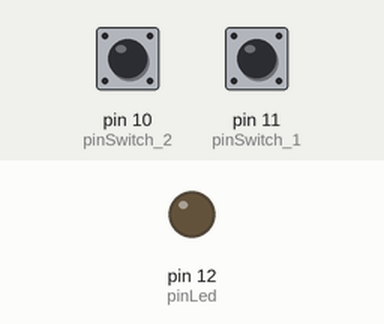
A sketch run on a simulated Arduino Uno, built with avr-gcc and run on an emulated ATmega328P. Shown: output pins drawn as LEDs (lit = HIGH). Dashed ring = blinking. The inputs (shaded band) are chosen by the test bench; at power-on: pin 10 (pinSwitch_2) LOW, pin 11 (pinSwitch_1) LOW.

Above: at 1.2 s.
1.3 s: pin 10 (pinSwitch_2) pulled HIGH for 1 s
At 3.2 s:
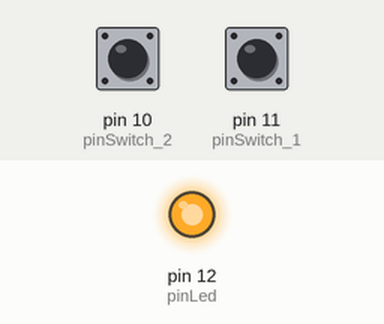
3.8 s: pin 11 (pinSwitch_1) pulled HIGH for 3.2 s
At 4.3 s:
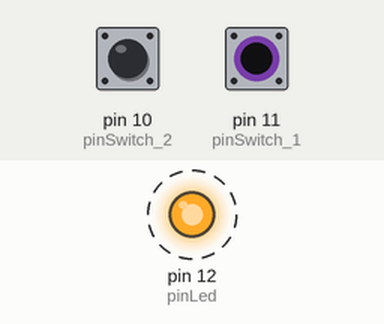
8.5 s: pin 11 (pinSwitch_1) pulled HIGH for 0.15 s
At 9.3 s:
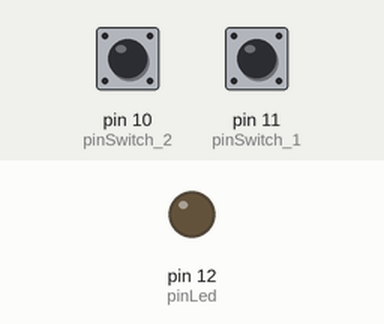
10.2 s: pin 11 (pinSwitch_1) pulled HIGH for 1 s
At 12.4 s:
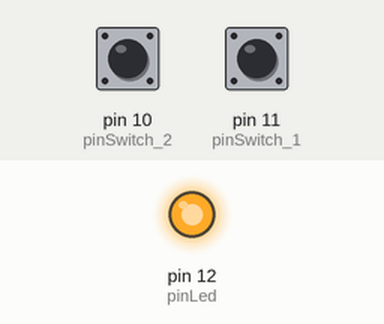
Timing chart, 0 to 13.7 s (numbered marks = the images above; inputs shaded):
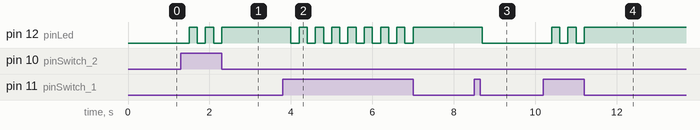

The sketch:

Due_interrutori.ino
```cpp
int pinLed = 12;      //pin per il led
int pinSwitch_1 = 11;  //pin per l'interruttore
int pinSwitch_2 = 10;  //pin per l'interruttore

bool lettura_1;        //creo un contenuotre dove mettere la lettura del pulsante
bool lettura_2;        //creo un contenuotre dove mettere la lettura del pulsante
bool stato = LOW;     //imposto uno stato a basso;

void setup() {
  pinMode(pinLed, OUTPUT);  //settiamo il pin del led a ingresso
  pinMode(pinSwitch_1, INPUT); //settiamo il pin dell'interruttore a uscita
  pinMode(pinSwitch_2, INPUT); //settiamo il pin dell'interruttore a uscita
}

void loop() {
  lettura_1 = digitalRead(pinSwitch_1);  //leggiamo il valore del pin 11 e salviamolo
  lettura_2 = digitalRead(pinSwitch_2);  //leggiamo il valore del pin 11 e salviamolo


  if((lettura_1 && !lettura_2)||(!lettura_1 && lettura_2)){                    //se la lettura è alta
    stato = !stato;                       //cambia lo stato
    delay(200);                           //aspetta qualche secondo
  }


  if(stato == HIGH){                    //se lo stato è alta

      digitalWrite(pinLed, HIGH);        //accendi il led

    }
    else{                                //altrimenti

      digitalWrite(pinLed, LOW);         //tieni spento il led

      }

}
```

Measured:
- after the input at 1.3 s, pin 12 (pinLed): alternates HIGH for 0.20 s and LOW for 0.20 s, 5 changes in all, then stays HIGH, starting after 0.20 s
- after the input at 3.8 s, pin 12 (pinLed): alternates HIGH for 0.20 s and LOW for 0.20 s, 16 changes in all, then stays HIGH, starting after 0.20 s
- after the input at 8.5 s, pin 12 (pinLed): HIGH → LOW after 0.20 s
- after the input at 10.2 s, pin 12 (pinLed): alternates HIGH for 0.20 s and LOW for 0.20 s, 5 changes in all, then stays HIGH, starting after 0.20 s
